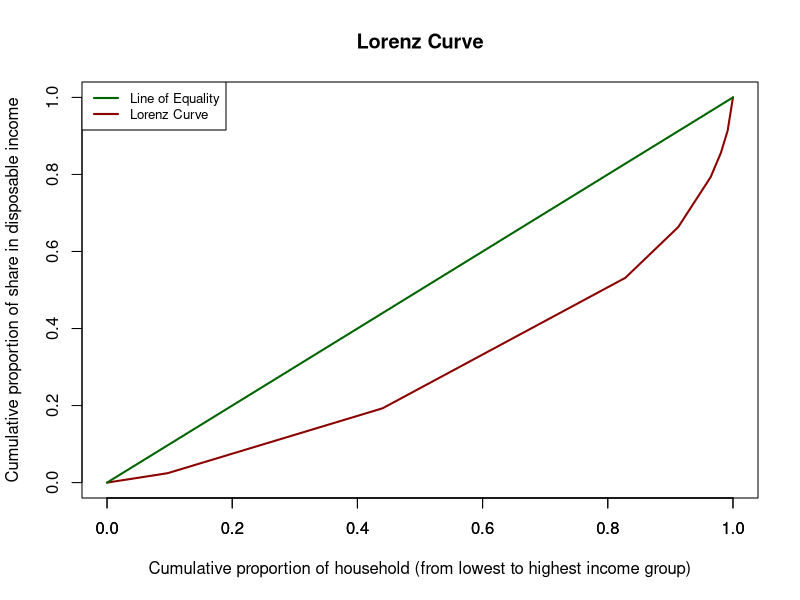

Generate this figure with R:
#Problem set - 3
#Question - 2, part d

rm(list = ls())

#Given data
group=c("Food", "Clothing", "Fuel & Light", "House Rent", "Miscellaneous")
group_index = c(212.45, 328.06, 345.89, 173.41, 201.35)
weight = c(65.3, 4.8, 8.5, 7.6, 13.8)
#intial salary in the year 1981 = rupees 2400
initial_salary = 2400
#salary in the current year 1995 = rupees 4950
current_salary = 4950

#Computing cost of living index number of 1995
CLI_1995 = sum(group_index*weight)/sum(weight); CLI_1995
CLI_1981 = 100

#Spendings on the first four groups
S = (weight[-5] * CLI_1995 * initial_salary) / (sum(weight) * CLI_1981); S

#Spendings on miscellaneous
M = current_salary - sum(S); M

#Weights of first four groups
W = (S / (sum(S) + M)) * 100; W

#Weight of miscellaneous
W_M = 100 - sum(W); W_M

#~~~~~~~~~~~~~~~~~~~~~~~~~~~~~~~~~~~~~~~~~~~~~~~~~~~~~~~~~~~~~~~~~~~~~~~~~~~~~~~~~~~~~~~~~~~~~~~~~~~~~~~~~~~~~~~~~~~~~~~~~~~~~~~~~~~~~~~~~~~~~~~~~~~~~~~~~~~~~

#Problem set - 4
#Question - 2

rm(list = ls())

#Given data
annual_disposable_income = c("-500", "500-1000", "1000-2000", "2000-3000", "3000-5000", "5000-7000", "7000-10000", "10000-")
percent_household = c(9.67, 34.36, 38.78, 8.45, 5.18, 1.64, 1.07, 0.85)
percent_share = c(2.44, 16.86, 33.87, 13.18, 12.98, 6.32, 5.72, 8.63)

#Calculating proportion of household
proportion_household = percent_household/100;proportion_household

#Calculating proportion of share in disposable income
proportion_share = percent_share/100;proportion_share

#Calculating cumulative proportion of household taking z_0 = 0
cumulative_proportion_household = c(0, cumsum(proportion_household)) ;cumulative_proportion_household

#Calculating cumulative proportion of share in disposable income taking z_0 = 0
cumulative_proportion_share = c(0, cumsum(proportion_share));cumulative_proportion_share

#Plotting the Lorenz Curve taking z_0 = 0
plot(cumulative_proportion_household,cumulative_proportion_share,type='l',col="darkred",lwd=2,main="Lorenz Curve",ylab="Cumulative proportion of share in disposable income", xlab="Cumulative proportion of household (from lowest to highest income group)")
lines(cumulative_proportion_household,cumulative_proportion_household, lwd=2, col="darkgreen")
legend("topleft", legend = c("Line of Equality","Lorenz Curve"), col = c( "darkgreen","darkred"),lty = 1:1, lwd=2:2, cex = 0.8)
axis(side = 1)

#Calculating Gini's Coefficient and Area of Concentration 
S = 0

for (i in 1:8) 
{
  S[i] = cumulative_proportion_share[i] + cumulative_proportion_share[i+1]
}

gini_coefficient = 1 - sum(S*proportion_household)
gini_coefficient

area_of_concentration = 0.5*gini_coefficient 
area_of_concentration

#~~~~~~~~~~~~~~~~~~~~~~~~~~~~~~~~~~~~~~~~~~~~~~~~~~~~~~~~~~~~~~~~~~~~~~~~~~~~~~~~~~~~~~~~~~~~~~~~~~~~~~~~~~~~~~~~~~~~~~~~~~~~~~~~~~~~~~~~~~~~~~~~~~~~~~~~~~~~~~~~~~~~~~~~~~~~~~~~~~~~~~~~~~~~~~~~~~~~~~~~~~~~~~~~~~~~~~~~~~~~~~~~~~~~~~~~~~~~~~~~~~~~~~~~~~~~~~~~~~~~~~~~


